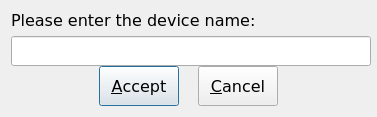
<?xml version="1.0" encoding="UTF-8"?>
<ui version="4.0">
 <class>DeviceDialog</class>
 <widget class="QDialog" name="DeviceDialog">
  <property name="geometry">
   <rect>
    <x>0</x>
    <y>0</y>
    <width>377</width>
    <height>117</height>
   </rect>
  </property>
  <property name="sizePolicy">
   <sizepolicy hsizetype="Fixed" vsizetype="Fixed">
    <horstretch>0</horstretch>
    <verstretch>0</verstretch>
   </sizepolicy>
  </property>
  <property name="minimumSize">
   <size>
    <width>377</width>
    <height>117</height>
   </size>
  </property>
  <property name="maximumSize">
   <size>
    <width>377</width>
    <height>117</height>
   </size>
  </property>
  <property name="windowTitle">
   <string>:: MouseSense | Add device ::</string>
  </property>
  <property name="windowOpacity">
   <double>0.970000000000000</double>
  </property>
  <property name="sizeGripEnabled">
   <bool>false</bool>
  </property>
  <layout class="QGridLayout" name="gridLayout">
   <item row="0" column="0">
    <layout class="QVBoxLayout" name="verticalLayout">
     <item>
      <widget class="QLabel" name="labelDeviceNameHelp">
       <property name="sizePolicy">
        <sizepolicy hsizetype="Preferred" vsizetype="Fixed">
         <horstretch>0</horstretch>
         <verstretch>0</verstretch>
        </sizepolicy>
       </property>
       <property name="font">
        <font>
         <family>DejaVu Sans</family>
         <pointsize>12</pointsize>
        </font>
       </property>
       <property name="text">
        <string>Please enter the device name:</string>
       </property>
      </widget>
     </item>
     <item>
      <widget class="QLineEdit" name="lineEditDeviceName">
       <property name="sizePolicy">
        <sizepolicy hsizetype="Fixed" vsizetype="Fixed">
         <horstretch>0</horstretch>
         <verstretch>0</verstretch>
        </sizepolicy>
       </property>
       <property name="minimumSize">
        <size>
         <width>360</width>
         <height>30</height>
        </size>
       </property>
       <property name="maximumSize">
        <size>
         <width>360</width>
         <height>30</height>
        </size>
       </property>
      </widget>
     </item>
    </layout>
   </item>
   <item row="1" column="0">
    <layout class="QHBoxLayout" name="horizontalLayout_2">
     <item>
      <spacer name="horizontalSpacer_2">
       <property name="orientation">
        <enum>Qt::Horizontal</enum>
       </property>
       <property name="sizeHint" stdset="0">
        <size>
         <width>40</width>
         <height>20</height>
        </size>
       </property>
      </spacer>
     </item>
     <item>
      <layout class="QHBoxLayout" name="horizontalLayout">
       <item>
        <widget class="QPushButton" name="buttonAccept">
         <property name="sizePolicy">
          <sizepolicy hsizetype="Fixed" vsizetype="Fixed">
           <horstretch>0</horstretch>
           <verstretch>0</verstretch>
          </sizepolicy>
         </property>
         <property name="minimumSize">
          <size>
           <width>80</width>
           <height>40</height>
          </size>
         </property>
         <property name="baseSize">
          <size>
           <width>0</width>
           <height>30</height>
          </size>
         </property>
         <property name="font">
          <font>
           <family>DejaVu Sans</family>
           <pointsize>12</pointsize>
          </font>
         </property>
         <property name="text">
          <string>&amp;Accept</string>
         </property>
        </widget>
       </item>
       <item>
        <spacer name="horizontalSpacer">
         <property name="orientation">
          <enum>Qt::Horizontal</enum>
         </property>
         <property name="sizeType">
          <enum>QSizePolicy::Fixed</enum>
         </property>
         <property name="sizeHint" stdset="0">
          <size>
           <width>13</width>
           <height>20</height>
          </size>
         </property>
        </spacer>
       </item>
       <item>
        <widget class="QPushButton" name="buttonCancel">
         <property name="sizePolicy">
          <sizepolicy hsizetype="Fixed" vsizetype="Fixed">
           <horstretch>0</horstretch>
           <verstretch>0</verstretch>
          </sizepolicy>
         </property>
         <property name="minimumSize">
          <size>
           <width>80</width>
           <height>40</height>
          </size>
         </property>
         <property name="baseSize">
          <size>
           <width>0</width>
           <height>30</height>
          </size>
         </property>
         <property name="font">
          <font>
           <family>DejaVu Sans</family>
           <pointsize>12</pointsize>
          </font>
         </property>
         <property name="text">
          <string>&amp;Cancel</string>
         </property>
        </widget>
       </item>
      </layout>
     </item>
     <item>
      <spacer name="horizontalSpacer_3">
       <property name="orientation">
        <enum>Qt::Horizontal</enum>
       </property>
       <property name="sizeType">
        <enum>QSizePolicy::Expanding</enum>
       </property>
       <property name="sizeHint" stdset="0">
        <size>
         <width>37</width>
         <height>33</height>
        </size>
       </property>
      </spacer>
     </item>
    </layout>
   </item>
  </layout>
 </widget>
 <resources/>
 <connections>
  <connection>
   <sender>buttonCancel</sender>
   <signal>clicked()</signal>
   <receiver>DeviceDialog</receiver>
   <slot>reject()</slot>
   <hints>
    <hint type="sourcelabel">
     <x>259</x>
     <y>95</y>
    </hint>
    <hint type="destinationlabel">
     <x>317</x>
     <y>94</y>
    </hint>
   </hints>
  </connection>
 </connections>
</ui>
